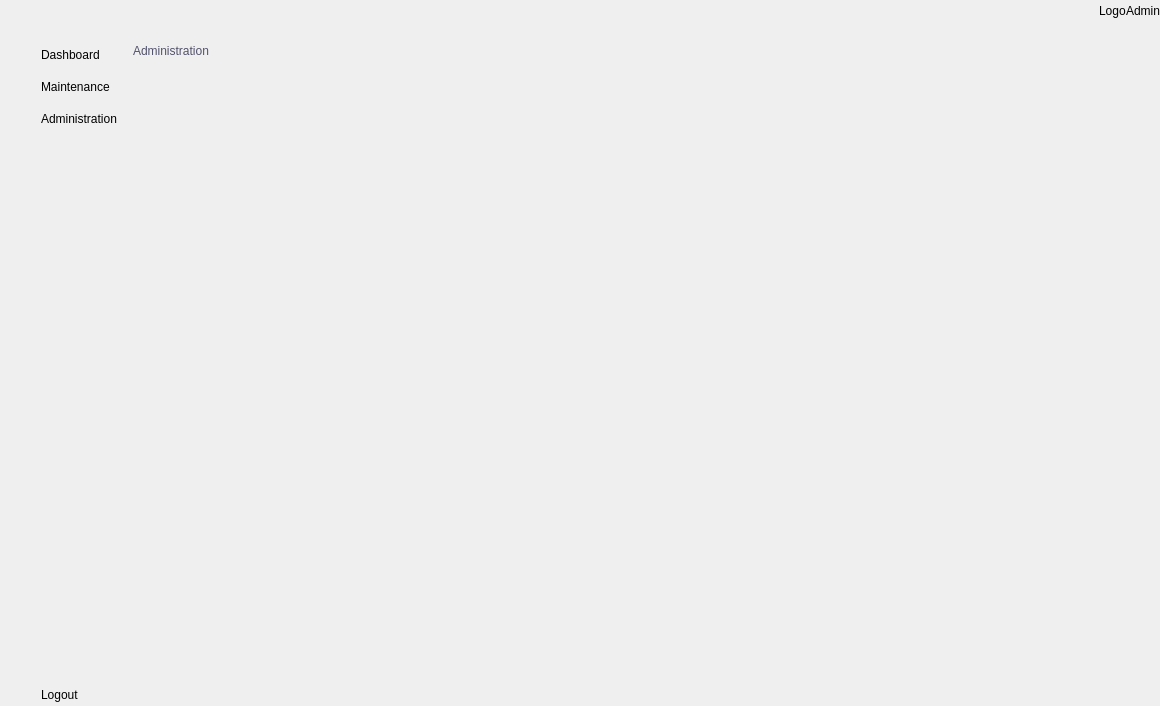
<?xml version="1.0" encoding="UTF-8"?>
<ui version="4.0">
 <class>AdminWindow</class>
 <widget class="QMainWindow" name="AdminWindow">
  <property name="geometry">
   <rect>
    <x>0</x>
    <y>0</y>
    <width>1160</width>
    <height>706</height>
   </rect>
  </property>
  <property name="windowTitle">
   <string>MainWindow</string>
  </property>
  <widget class="QWidget" name="centralwidget">
   <layout class="QGridLayout" name="gridLayout_23">
    <property name="leftMargin">
     <number>0</number>
    </property>
    <property name="topMargin">
     <number>0</number>
    </property>
    <property name="rightMargin">
     <number>0</number>
    </property>
    <property name="bottomMargin">
     <number>0</number>
    </property>
    <property name="spacing">
     <number>0</number>
    </property>
    <item row="0" column="1" rowspan="2">
     <widget class="QWidget" name="fullWid" native="true">
      <layout class="QGridLayout" name="gridLayout_4">
       <property name="leftMargin">
        <number>0</number>
       </property>
       <property name="topMargin">
        <number>0</number>
       </property>
       <property name="rightMargin">
        <number>0</number>
       </property>
       <property name="bottomMargin">
        <number>0</number>
       </property>
       <property name="horizontalSpacing">
        <number>0</number>
       </property>
       <property name="verticalSpacing">
        <number>10</number>
       </property>
       <item row="0" column="0">
        <widget class="QWidget" name="widget_6" native="true">
         <layout class="QGridLayout" name="gridLayout_2">
          <property name="leftMargin">
           <number>0</number>
          </property>
          <property name="topMargin">
           <number>0</number>
          </property>
          <property name="rightMargin">
           <number>0</number>
          </property>
          <property name="bottomMargin">
           <number>20</number>
          </property>
          <property name="spacing">
           <number>0</number>
          </property>
          <item row="0" column="0">
           <widget class="QLabel" name="label_2">
            <property name="text">
             <string/>
            </property>
            <property name="pixmap">
             <pixmap resource="resource.qrc">:/icon/icon/logo.ico</pixmap>
            </property>
            <property name="alignment">
             <set>Qt::AlignCenter</set>
            </property>
           </widget>
          </item>
         </layout>
        </widget>
       </item>
       <item row="3" column="0">
        <widget class="QPushButton" name="admiBtn_2">
         <property name="styleSheet">
          <string notr="true">font: 500 8pt &quot;Josefin Sans Medium&quot;;
color: rgb(0,0,0);
text-align: left;
background-color: transparent;</string>
         </property>
         <property name="text">
          <string>Administration</string>
         </property>
         <property name="icon">
          <iconset resource="resource.qrc">
           <normaloff>:/icon/icon/profile.ico</normaloff>:/icon/icon/profile.ico</iconset>
         </property>
         <property name="checkable">
          <bool>true</bool>
         </property>
         <property name="autoExclusive">
          <bool>true</bool>
         </property>
         <property name="flat">
          <bool>true</bool>
         </property>
        </widget>
       </item>
       <item row="4" column="0">
        <spacer name="verticalSpacer_2">
         <property name="orientation">
          <enum>Qt::Vertical</enum>
         </property>
         <property name="sizeHint" stdset="0">
          <size>
           <width>20</width>
           <height>365</height>
          </size>
         </property>
        </spacer>
       </item>
       <item row="5" column="0">
        <widget class="QPushButton" name="logoutBtn_2">
         <property name="styleSheet">
          <string notr="true">font: 500 8pt &quot;Josefin Sans Medium&quot;;
color: rgb(0,0,0);
text-align: left;
background-color: transparent;</string>
         </property>
         <property name="text">
          <string>Logout</string>
         </property>
         <property name="icon">
          <iconset resource="resource.qrc">
           <normaloff>:/icon/icon/logout.ico</normaloff>:/icon/icon/logout.ico</iconset>
         </property>
         <property name="flat">
          <bool>true</bool>
         </property>
        </widget>
       </item>
       <item row="2" column="0">
        <widget class="QPushButton" name="mtnBtn_2">
         <property name="styleSheet">
          <string notr="true">font: 500 8pt &quot;Josefin Sans Medium&quot;;
color: rgb(0,0,0);
text-align: left;
background-color: transparent;
</string>
         </property>
         <property name="text">
          <string>Maintenance</string>
         </property>
         <property name="icon">
          <iconset resource="resource.qrc">
           <normaloff>:/icon/icon/maintenace.ico</normaloff>:/icon/icon/maintenace.ico</iconset>
         </property>
         <property name="checkable">
          <bool>true</bool>
         </property>
         <property name="autoExclusive">
          <bool>true</bool>
         </property>
         <property name="flat">
          <bool>true</bool>
         </property>
        </widget>
       </item>
       <item row="1" column="0">
        <widget class="QPushButton" name="dashBtn_2">
         <property name="layoutDirection">
          <enum>Qt::LeftToRight</enum>
         </property>
         <property name="styleSheet">
          <string notr="true">font: 500 8pt &quot;Josefin Sans Medium&quot;;
color: rgb(0,0,0);
text-align: left;
background-color: transparent;
</string>
         </property>
         <property name="text">
          <string>Dashboard</string>
         </property>
         <property name="icon">
          <iconset resource="resource.qrc">
           <normaloff>:/icon/icon/dashboard.ico</normaloff>:/icon/icon/dashboard.ico</iconset>
         </property>
         <property name="checkable">
          <bool>true</bool>
         </property>
         <property name="autoExclusive">
          <bool>true</bool>
         </property>
         <property name="flat">
          <bool>true</bool>
         </property>
        </widget>
       </item>
      </layout>
     </widget>
    </item>
    <item row="0" column="2">
     <widget class="QWidget" name="widget_4" native="true">
      <layout class="QGridLayout" name="gridLayout_19">
       <property name="leftMargin">
        <number>0</number>
       </property>
       <property name="topMargin">
        <number>0</number>
       </property>
       <property name="rightMargin">
        <number>0</number>
       </property>
       <property name="bottomMargin">
        <number>0</number>
       </property>
       <property name="spacing">
        <number>0</number>
       </property>
       <item row="0" column="0">
        <widget class="QWidget" name="widget_5" native="true">
         <layout class="QGridLayout" name="gridLayout_7">
          <property name="leftMargin">
           <number>0</number>
          </property>
          <property name="topMargin">
           <number>0</number>
          </property>
          <property name="rightMargin">
           <number>0</number>
          </property>
          <property name="bottomMargin">
           <number>0</number>
          </property>
          <property name="spacing">
           <number>0</number>
          </property>
          <item row="0" column="0">
           <widget class="QWidget" name="widget_7" native="true">
            <layout class="QGridLayout" name="gridLayout_5">
             <property name="leftMargin">
              <number>0</number>
             </property>
             <property name="topMargin">
              <number>0</number>
             </property>
             <property name="rightMargin">
              <number>0</number>
             </property>
             <property name="bottomMargin">
              <number>0</number>
             </property>
             <property name="spacing">
              <number>0</number>
             </property>
             <item row="0" column="0">
              <widget class="QPushButton" name="toggleBtn">
               <property name="styleSheet">
                <string notr="true">background-color: transparent;
</string>
               </property>
               <property name="text">
                <string/>
               </property>
               <property name="icon">
                <iconset resource="resource.qrc">
                 <normaloff>:/icon/icon/menu.ico</normaloff>:/icon/icon/menu.ico</iconset>
               </property>
               <property name="checkable">
                <bool>true</bool>
               </property>
               <property name="flat">
                <bool>true</bool>
               </property>
              </widget>
             </item>
            </layout>
           </widget>
          </item>
          <item row="0" column="1">
           <spacer name="horizontalSpacer">
            <property name="orientation">
             <enum>Qt::Horizontal</enum>
            </property>
            <property name="sizeHint" stdset="0">
             <size>
              <width>320</width>
              <height>20</height>
             </size>
            </property>
           </spacer>
          </item>
          <item row="0" column="2">
           <widget class="QWidget" name="widget_8" native="true">
            <layout class="QGridLayout" name="gridLayout_6">
             <property name="leftMargin">
              <number>0</number>
             </property>
             <property name="topMargin">
              <number>0</number>
             </property>
             <property name="rightMargin">
              <number>0</number>
             </property>
             <property name="bottomMargin">
              <number>0</number>
             </property>
             <property name="spacing">
              <number>0</number>
             </property>
             <item row="0" column="0">
              <widget class="QLabel" name="label_4">
               <property name="text">
                <string>Logo</string>
               </property>
              </widget>
             </item>
             <item row="0" column="1">
              <widget class="QLabel" name="label_3">
               <property name="text">
                <string>Admin</string>
               </property>
              </widget>
             </item>
            </layout>
           </widget>
          </item>
         </layout>
        </widget>
       </item>
      </layout>
     </widget>
    </item>
    <item row="1" column="2">
     <widget class="QStackedWidget" name="stackedWidget">
      <property name="styleSheet">
       <string notr="true">border: 0px</string>
      </property>
      <property name="currentIndex">
       <number>2</number>
      </property>
      <widget class="QWidget" name="dashboard">
       <layout class="QGridLayout" name="gridLayout_21">
        <property name="leftMargin">
         <number>0</number>
        </property>
        <property name="topMargin">
         <number>0</number>
        </property>
        <property name="rightMargin">
         <number>0</number>
        </property>
        <property name="bottomMargin">
         <number>0</number>
        </property>
        <property name="spacing">
         <number>0</number>
        </property>
        <item row="0" column="0">
         <widget class="QScrollArea" name="scrollArea">
          <property name="widgetResizable">
           <bool>true</bool>
          </property>
          <widget class="QWidget" name="scrollAreaWidgetContents_2">
           <property name="geometry">
            <rect>
             <x>0</x>
             <y>0</y>
             <width>984</width>
             <height>682</height>
            </rect>
           </property>
           <layout class="QGridLayout" name="gridLayout_20">
            <item row="0" column="0">
             <widget class="QWidget" name="widget_20" native="true">
              <property name="maximumSize">
               <size>
                <width>16777215</width>
                <height>40</height>
               </size>
              </property>
              <layout class="QGridLayout" name="gridLayout_18">
               <property name="leftMargin">
                <number>0</number>
               </property>
               <property name="topMargin">
                <number>0</number>
               </property>
               <property name="rightMargin">
                <number>0</number>
               </property>
               <property name="bottomMargin">
                <number>0</number>
               </property>
               <property name="spacing">
                <number>0</number>
               </property>
               <item row="0" column="0">
                <widget class="QLabel" name="label_15">
                 <property name="minimumSize">
                  <size>
                   <width>0</width>
                   <height>40</height>
                  </size>
                 </property>
                 <property name="styleSheet">
                  <string notr="true">color: rgb(81, 82, 108);
font: 600 16pt &quot;Josefin Sans SemiBold&quot;;</string>
                 </property>
                 <property name="text">
                  <string>Dashboard</string>
                 </property>
                </widget>
               </item>
              </layout>
             </widget>
            </item>
            <item row="1" column="0">
             <widget class="QWidget" name="widget_9" native="true">
              <layout class="QGridLayout" name="gridLayout_10">
               <property name="leftMargin">
                <number>0</number>
               </property>
               <property name="topMargin">
                <number>0</number>
               </property>
               <property name="rightMargin">
                <number>0</number>
               </property>
               <property name="bottomMargin">
                <number>0</number>
               </property>
               <property name="spacing">
                <number>0</number>
               </property>
               <item row="0" column="0">
                <widget class="QWidget" name="widget_10" native="true">
                 <property name="minimumSize">
                  <size>
                   <width>0</width>
                   <height>30</height>
                  </size>
                 </property>
                 <layout class="QGridLayout" name="gridLayout_12">
                  <property name="leftMargin">
                   <number>0</number>
                  </property>
                  <property name="topMargin">
                   <number>0</number>
                  </property>
                  <property name="rightMargin">
                   <number>0</number>
                  </property>
                  <property name="bottomMargin">
                   <number>0</number>
                  </property>
                  <property name="spacing">
                   <number>0</number>
                  </property>
                  <item row="0" column="0">
                   <widget class="QWidget" name="widget_15" native="true">
                    <property name="maximumSize">
                     <size>
                      <width>131</width>
                      <height>16777215</height>
                     </size>
                    </property>
                    <layout class="QGridLayout" name="gridLayout_8">
                     <property name="leftMargin">
                      <number>0</number>
                     </property>
                     <property name="topMargin">
                      <number>0</number>
                     </property>
                     <property name="rightMargin">
                      <number>0</number>
                     </property>
                     <property name="bottomMargin">
                      <number>0</number>
                     </property>
                     <property name="spacing">
                      <number>0</number>
                     </property>
                     <item row="0" column="0">
                      <widget class="QLabel" name="label_5">
                       <property name="styleSheet">
                        <string notr="true">color: rgb(81, 82, 108);
font: 600 13pt &quot;Josefin Sans SemiBold&quot;;</string>
                       </property>
                       <property name="text">
                        <string>Total Account:</string>
                       </property>
                      </widget>
                     </item>
                    </layout>
                   </widget>
                  </item>
                  <item row="0" column="1">
                   <widget class="QWidget" name="widget_16" native="true">
                    <layout class="QGridLayout" name="gridLayout_11">
                     <property name="leftMargin">
                      <number>0</number>
                     </property>
                     <property name="topMargin">
                      <number>0</number>
                     </property>
                     <property name="rightMargin">
                      <number>0</number>
                     </property>
                     <property name="bottomMargin">
                      <number>0</number>
                     </property>
                     <property name="spacing">
                      <number>0</number>
                     </property>
                     <item row="0" column="0">
                      <widget class="QLabel" name="showTotalAcc">
                       <property name="styleSheet">
                        <string notr="true">color: rgb(81, 82, 108);
font: 600 9pt &quot;Josefin Sans SemiBold&quot;;</string>
                       </property>
                       <property name="text">
                        <string>Amount Placeholder</string>
                       </property>
                      </widget>
                     </item>
                    </layout>
                   </widget>
                  </item>
                 </layout>
                </widget>
               </item>
               <item row="1" column="0">
                <widget class="QWidget" name="widget_11" native="true">
                 <property name="minimumSize">
                  <size>
                   <width>0</width>
                   <height>200</height>
                  </size>
                 </property>
                 <layout class="QGridLayout" name="gridLayout_9">
                  <property name="leftMargin">
                   <number>0</number>
                  </property>
                  <property name="topMargin">
                   <number>0</number>
                  </property>
                  <property name="rightMargin">
                   <number>0</number>
                  </property>
                  <property name="bottomMargin">
                   <number>0</number>
                  </property>
                  <property name="spacing">
                   <number>0</number>
                  </property>
                  <item row="0" column="0">
                   <widget class="QWidget" name="widget_12" native="true">
                    <layout class="QGridLayout" name="gridLayout_13">
                     <property name="leftMargin">
                      <number>0</number>
                     </property>
                     <property name="topMargin">
                      <number>0</number>
                     </property>
                     <property name="rightMargin">
                      <number>0</number>
                     </property>
                     <property name="bottomMargin">
                      <number>0</number>
                     </property>
                     <property name="spacing">
                      <number>0</number>
                     </property>
                     <item row="0" column="0">
                      <widget class="QLabel" name="label_8">
                       <property name="maximumSize">
                        <size>
                         <width>16777215</width>
                         <height>16777215</height>
                        </size>
                       </property>
                       <property name="styleSheet">
                        <string notr="true">color: rgb(81, 82, 108);
font: 600 13pt &quot;Josefin Sans SemiBold&quot;;</string>
                       </property>
                       <property name="text">
                        <string>Account with product posted</string>
                       </property>
                       <property name="alignment">
                        <set>Qt::AlignLeading|Qt::AlignLeft|Qt::AlignTop</set>
                       </property>
                      </widget>
                     </item>
                     <item row="0" column="1">
                      <widget class="QFrame" name="showBuySell"/>
                     </item>
                    </layout>
                   </widget>
                  </item>
                  <item row="0" column="1">
                   <widget class="QWidget" name="widget_14" native="true">
                    <layout class="QGridLayout" name="gridLayout_14">
                     <property name="leftMargin">
                      <number>0</number>
                     </property>
                     <property name="topMargin">
                      <number>0</number>
                     </property>
                     <property name="rightMargin">
                      <number>0</number>
                     </property>
                     <property name="bottomMargin">
                      <number>0</number>
                     </property>
                     <property name="spacing">
                      <number>0</number>
                     </property>
                     <item row="0" column="0">
                      <widget class="QLabel" name="label_10">
                       <property name="maximumSize">
                        <size>
                         <width>16777215</width>
                         <height>16777215</height>
                        </size>
                       </property>
                       <property name="styleSheet">
                        <string notr="true">color: rgb(81, 82, 108);
font: 600 13pt &quot;Josefin Sans SemiBold&quot;;</string>
                       </property>
                       <property name="text">
                        <string>Average item selling per account</string>
                       </property>
                       <property name="alignment">
                        <set>Qt::AlignLeading|Qt::AlignLeft|Qt::AlignTop</set>
                       </property>
                      </widget>
                     </item>
                     <item row="0" column="1">
                      <widget class="QFrame" name="showAvgProduct">
                       <property name="frameShape">
                        <enum>QFrame::StyledPanel</enum>
                       </property>
                       <property name="frameShadow">
                        <enum>QFrame::Raised</enum>
                       </property>
                      </widget>
                     </item>
                    </layout>
                   </widget>
                  </item>
                 </layout>
                </widget>
               </item>
              </layout>
             </widget>
            </item>
            <item row="2" column="0">
             <widget class="QWidget" name="widget_17" native="true">
              <layout class="QGridLayout" name="gridLayout_17">
               <property name="leftMargin">
                <number>0</number>
               </property>
               <property name="topMargin">
                <number>0</number>
               </property>
               <property name="rightMargin">
                <number>0</number>
               </property>
               <property name="bottomMargin">
                <number>0</number>
               </property>
               <property name="spacing">
                <number>0</number>
               </property>
               <item row="0" column="0">
                <widget class="QWidget" name="widget_18" native="true">
                 <property name="maximumSize">
                  <size>
                   <width>16777215</width>
                   <height>40</height>
                  </size>
                 </property>
                 <layout class="QGridLayout" name="gridLayout_16">
                  <property name="leftMargin">
                   <number>0</number>
                  </property>
                  <property name="topMargin">
                   <number>0</number>
                  </property>
                  <property name="rightMargin">
                   <number>0</number>
                  </property>
                  <property name="bottomMargin">
                   <number>0</number>
                  </property>
                  <property name="spacing">
                   <number>0</number>
                  </property>
                  <item row="0" column="0">
                   <widget class="QLabel" name="label_11">
                    <property name="minimumSize">
                     <size>
                      <width>0</width>
                      <height>30</height>
                     </size>
                    </property>
                    <property name="styleSheet">
                     <string notr="true">color: rgb(81, 82, 108);
font: 600 13pt &quot;Josefin Sans SemiBold&quot;;</string>
                    </property>
                    <property name="text">
                     <string>Category</string>
                    </property>
                   </widget>
                  </item>
                 </layout>
                </widget>
               </item>
               <item row="1" column="0">
                <widget class="QWidget" name="widget_19" native="true">
                 <layout class="QGridLayout" name="gridLayout_15">
                  <property name="leftMargin">
                   <number>0</number>
                  </property>
                  <property name="topMargin">
                   <number>0</number>
                  </property>
                  <property name="rightMargin">
                   <number>0</number>
                  </property>
                  <property name="bottomMargin">
                   <number>0</number>
                  </property>
                  <property name="spacing">
                   <number>0</number>
                  </property>
                  <item row="0" column="0">
                   <widget class="QFrame" name="categoryBar">
                    <property name="maximumSize">
                     <size>
                      <width>600</width>
                      <height>600</height>
                     </size>
                    </property>
                    <property name="styleSheet">
                     <string notr="true">item-align: center;</string>
                    </property>
                    <property name="frameShape">
                     <enum>QFrame::StyledPanel</enum>
                    </property>
                    <property name="frameShadow">
                     <enum>QFrame::Raised</enum>
                    </property>
                   </widget>
                  </item>
                 </layout>
                </widget>
               </item>
              </layout>
             </widget>
            </item>
           </layout>
          </widget>
         </widget>
        </item>
       </layout>
      </widget>
      <widget class="QWidget" name="maintenance">
       <layout class="QGridLayout" name="gridLayout_22">
        <property name="leftMargin">
         <number>0</number>
        </property>
        <property name="topMargin">
         <number>0</number>
        </property>
        <property name="rightMargin">
         <number>0</number>
        </property>
        <property name="bottomMargin">
         <number>0</number>
        </property>
        <property name="spacing">
         <number>0</number>
        </property>
        <item row="0" column="0">
         <widget class="QScrollArea" name="scrollArea_2">
          <property name="widgetResizable">
           <bool>true</bool>
          </property>
          <widget class="QWidget" name="scrollAreaWidgetContents">
           <property name="geometry">
            <rect>
             <x>0</x>
             <y>0</y>
             <width>984</width>
             <height>682</height>
            </rect>
           </property>
           <layout class="QGridLayout" name="gridLayout_24">
            <property name="leftMargin">
             <number>0</number>
            </property>
            <property name="topMargin">
             <number>0</number>
            </property>
            <property name="rightMargin">
             <number>0</number>
            </property>
            <property name="bottomMargin">
             <number>0</number>
            </property>
            <property name="spacing">
             <number>0</number>
            </property>
            <item row="0" column="0">
             <widget class="QWidget" name="widget_21" native="true">
              <layout class="QGridLayout" name="gridLayout_29">
               <item row="0" column="0">
                <widget class="QWidget" name="widget_22" native="true">
                 <property name="maximumSize">
                  <size>
                   <width>16777215</width>
                   <height>40</height>
                  </size>
                 </property>
                 <layout class="QGridLayout" name="gridLayout_25">
                  <property name="leftMargin">
                   <number>0</number>
                  </property>
                  <property name="topMargin">
                   <number>0</number>
                  </property>
                  <property name="rightMargin">
                   <number>0</number>
                  </property>
                  <property name="bottomMargin">
                   <number>0</number>
                  </property>
                  <property name="spacing">
                   <number>0</number>
                  </property>
                  <item row="0" column="0">
                   <widget class="QLabel" name="label_16">
                    <property name="styleSheet">
                     <string notr="true">color: rgb(81, 82, 108);
font: 600 16pt &quot;Josefin Sans SemiBold&quot;;</string>
                    </property>
                    <property name="text">
                     <string>Maintenance</string>
                    </property>
                   </widget>
                  </item>
                 </layout>
                </widget>
               </item>
               <item row="1" column="0">
                <widget class="QWidget" name="widget_23" native="true">
                 <layout class="QGridLayout" name="gridLayout_28">
                  <item row="0" column="0">
                   <widget class="QWidget" name="widget_24" native="true">
                    <property name="maximumSize">
                     <size>
                      <width>16777215</width>
                      <height>35</height>
                     </size>
                    </property>
                    <layout class="QGridLayout" name="gridLayout_26">
                     <item row="0" column="0">
                      <widget class="QLabel" name="label_17">
                       <property name="styleSheet">
                        <string notr="true">color: rgb(81, 82, 108);
font: 600 13pt &quot;Josefin Sans SemiBold&quot;;</string>
                       </property>
                       <property name="text">
                        <string>Banner</string>
                       </property>
                      </widget>
                     </item>
                    </layout>
                   </widget>
                  </item>
                  <item row="1" column="0">
                   <widget class="QWidget" name="widget_25" native="true">
                    <layout class="QGridLayout" name="gridLayout_27">
                     <item row="0" column="0">
                      <widget class="QLabel" name="label_18">
                       <property name="text">
                        <string>Show banner</string>
                       </property>
                      </widget>
                     </item>
                    </layout>
                   </widget>
                  </item>
                 </layout>
                </widget>
               </item>
              </layout>
             </widget>
            </item>
           </layout>
          </widget>
         </widget>
        </item>
       </layout>
      </widget>
      <widget class="QWidget" name="administration">
       <layout class="QGridLayout" name="gridLayout_30">
        <item row="0" column="0">
         <widget class="QScrollArea" name="scrollArea_3">
          <property name="widgetResizable">
           <bool>true</bool>
          </property>
          <widget class="QWidget" name="scrollAreaWidgetContents_3">
           <property name="geometry">
            <rect>
             <x>0</x>
             <y>0</y>
             <width>966</width>
             <height>664</height>
            </rect>
           </property>
           <layout class="QGridLayout" name="gridLayout_32">
            <property name="leftMargin">
             <number>0</number>
            </property>
            <property name="topMargin">
             <number>0</number>
            </property>
            <property name="rightMargin">
             <number>0</number>
            </property>
            <property name="bottomMargin">
             <number>0</number>
            </property>
            <property name="spacing">
             <number>0</number>
            </property>
            <item row="0" column="0">
             <widget class="QWidget" name="widget_26" native="true">
              <property name="maximumSize">
               <size>
                <width>16777215</width>
                <height>40</height>
               </size>
              </property>
              <layout class="QGridLayout" name="gridLayout_31">
               <property name="leftMargin">
                <number>0</number>
               </property>
               <property name="topMargin">
                <number>0</number>
               </property>
               <property name="rightMargin">
                <number>0</number>
               </property>
               <property name="bottomMargin">
                <number>0</number>
               </property>
               <property name="spacing">
                <number>0</number>
               </property>
               <item row="0" column="0">
                <widget class="QLabel" name="label_19">
                 <property name="styleSheet">
                  <string notr="true">color: rgb(81, 82, 108);
font: 600 16pt &quot;Josefin Sans SemiBold&quot;;</string>
                 </property>
                 <property name="text">
                  <string>Administration</string>
                 </property>
                </widget>
               </item>
              </layout>
             </widget>
            </item>
            <item row="1" column="0">
             <widget class="QWidget" name="widget_27" native="true"/>
            </item>
           </layout>
          </widget>
         </widget>
        </item>
       </layout>
      </widget>
     </widget>
    </item>
    <item row="0" column="0" rowspan="2">
     <widget class="QWidget" name="iconOnly" native="true">
      <layout class="QGridLayout" name="gridLayout">
       <property name="leftMargin">
        <number>0</number>
       </property>
       <property name="topMargin">
        <number>0</number>
       </property>
       <property name="rightMargin">
        <number>0</number>
       </property>
       <property name="bottomMargin">
        <number>0</number>
       </property>
       <property name="horizontalSpacing">
        <number>0</number>
       </property>
       <property name="verticalSpacing">
        <number>10</number>
       </property>
       <item row="0" column="0">
        <widget class="QWidget" name="widget_3" native="true">
         <layout class="QGridLayout" name="gridLayout_3">
          <property name="leftMargin">
           <number>0</number>
          </property>
          <property name="topMargin">
           <number>0</number>
          </property>
          <property name="rightMargin">
           <number>0</number>
          </property>
          <property name="bottomMargin">
           <number>20</number>
          </property>
          <property name="spacing">
           <number>0</number>
          </property>
          <item row="0" column="0">
           <widget class="QLabel" name="label">
            <property name="text">
             <string/>
            </property>
            <property name="pixmap">
             <pixmap resource="resource.qrc">:/icon/icon/logo.ico</pixmap>
            </property>
            <property name="alignment">
             <set>Qt::AlignCenter</set>
            </property>
           </widget>
          </item>
         </layout>
        </widget>
       </item>
       <item row="1" column="0">
        <widget class="QPushButton" name="dashBtn_1">
         <property name="styleSheet">
          <string notr="true">background-color: transparent;
</string>
         </property>
         <property name="text">
          <string/>
         </property>
         <property name="icon">
          <iconset resource="resource.qrc">
           <normaloff>:/icon/icon/dashboard.ico</normaloff>:/icon/icon/dashboard.ico</iconset>
         </property>
         <property name="checkable">
          <bool>true</bool>
         </property>
         <property name="autoExclusive">
          <bool>true</bool>
         </property>
         <property name="flat">
          <bool>true</bool>
         </property>
        </widget>
       </item>
       <item row="2" column="0">
        <widget class="QPushButton" name="mtnBtn_1">
         <property name="styleSheet">
          <string notr="true">background-color: transparent;
</string>
         </property>
         <property name="text">
          <string/>
         </property>
         <property name="icon">
          <iconset resource="resource.qrc">
           <normaloff>:/icon/icon/maintenace.ico</normaloff>:/icon/icon/maintenace.ico</iconset>
         </property>
         <property name="checkable">
          <bool>true</bool>
         </property>
         <property name="autoExclusive">
          <bool>true</bool>
         </property>
         <property name="flat">
          <bool>true</bool>
         </property>
        </widget>
       </item>
       <item row="3" column="0">
        <widget class="QPushButton" name="admiBtn_1">
         <property name="styleSheet">
          <string notr="true">background-color: transparent;
</string>
         </property>
         <property name="text">
          <string/>
         </property>
         <property name="icon">
          <iconset resource="resource.qrc">
           <normaloff>:/icon/icon/profile.ico</normaloff>:/icon/icon/profile.ico</iconset>
         </property>
         <property name="checkable">
          <bool>true</bool>
         </property>
         <property name="autoExclusive">
          <bool>true</bool>
         </property>
         <property name="flat">
          <bool>true</bool>
         </property>
        </widget>
       </item>
       <item row="4" column="0">
        <spacer name="verticalSpacer">
         <property name="orientation">
          <enum>Qt::Vertical</enum>
         </property>
         <property name="sizeHint" stdset="0">
          <size>
           <width>20</width>
           <height>365</height>
          </size>
         </property>
        </spacer>
       </item>
       <item row="5" column="0">
        <widget class="QPushButton" name="logoutBtn_1">
         <property name="styleSheet">
          <string notr="true">font: 500 8pt &quot;Josefin Sans Medium&quot;;
color: rgb(0,0,0);
text-align: center;
background-color: transparent;</string>
         </property>
         <property name="text">
          <string/>
         </property>
         <property name="icon">
          <iconset resource="resource.qrc">
           <normaloff>:/icon/icon/logout.ico</normaloff>:/icon/icon/logout.ico</iconset>
         </property>
         <property name="flat">
          <bool>true</bool>
         </property>
        </widget>
       </item>
      </layout>
     </widget>
    </item>
   </layout>
  </widget>
 </widget>
 <resources>
  <include location="resource.qrc"/>
 </resources>
 <connections>
  <connection>
   <sender>toggleBtn</sender>
   <signal>toggled(bool)</signal>
   <receiver>iconOnly</receiver>
   <slot>setVisible(bool)</slot>
   <hints>
    <hint type="sourcelabel">
     <x>210</x>
     <y>17</y>
    </hint>
    <hint type="destinationlabel">
     <x>48</x>
     <y>351</y>
    </hint>
   </hints>
  </connection>
  <connection>
   <sender>toggleBtn</sender>
   <signal>toggled(bool)</signal>
   <receiver>fullWid</receiver>
   <slot>setHidden(bool)</slot>
   <hints>
    <hint type="sourcelabel">
     <x>209</x>
     <y>25</y>
    </hint>
    <hint type="destinationlabel">
     <x>158</x>
     <y>178</y>
    </hint>
   </hints>
  </connection>
  <connection>
   <sender>dashBtn_1</sender>
   <signal>toggled(bool)</signal>
   <receiver>dashBtn_2</receiver>
   <slot>setChecked(bool)</slot>
   <hints>
    <hint type="sourcelabel">
     <x>47</x>
     <y>92</y>
    </hint>
    <hint type="destinationlabel">
     <x>116</x>
     <y>98</y>
    </hint>
   </hints>
  </connection>
  <connection>
   <sender>mtnBtn_1</sender>
   <signal>toggled(bool)</signal>
   <receiver>mtnBtn_2</receiver>
   <slot>setChecked(bool)</slot>
   <hints>
    <hint type="sourcelabel">
     <x>65</x>
     <y>119</y>
    </hint>
    <hint type="destinationlabel">
     <x>108</x>
     <y>119</y>
    </hint>
   </hints>
  </connection>
  <connection>
   <sender>admiBtn_1</sender>
   <signal>toggled(bool)</signal>
   <receiver>admiBtn_2</receiver>
   <slot>setChecked(bool)</slot>
   <hints>
    <hint type="sourcelabel">
     <x>43</x>
     <y>145</y>
    </hint>
    <hint type="destinationlabel">
     <x>105</x>
     <y>143</y>
    </hint>
   </hints>
  </connection>
  <connection>
   <sender>dashBtn_2</sender>
   <signal>toggled(bool)</signal>
   <receiver>dashBtn_1</receiver>
   <slot>setChecked(bool)</slot>
   <hints>
    <hint type="sourcelabel">
     <x>122</x>
     <y>94</y>
    </hint>
    <hint type="destinationlabel">
     <x>51</x>
     <y>100</y>
    </hint>
   </hints>
  </connection>
  <connection>
   <sender>mtnBtn_2</sender>
   <signal>toggled(bool)</signal>
   <receiver>mtnBtn_1</receiver>
   <slot>setChecked(bool)</slot>
   <hints>
    <hint type="sourcelabel">
     <x>115</x>
     <y>118</y>
    </hint>
    <hint type="destinationlabel">
     <x>58</x>
     <y>119</y>
    </hint>
   </hints>
  </connection>
  <connection>
   <sender>admiBtn_2</sender>
   <signal>toggled(bool)</signal>
   <receiver>admiBtn_1</receiver>
   <slot>setChecked(bool)</slot>
   <hints>
    <hint type="sourcelabel">
     <x>137</x>
     <y>140</y>
    </hint>
    <hint type="destinationlabel">
     <x>54</x>
     <y>145</y>
    </hint>
   </hints>
  </connection>
 </connections>
</ui>
